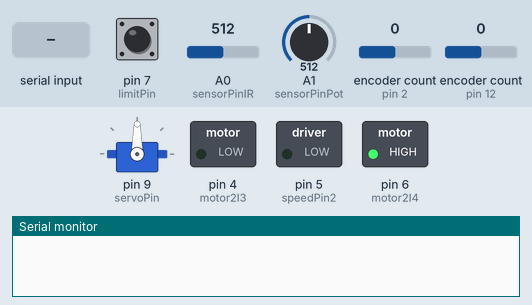
Bench run of a sketch on a simulated Arduino Uno, built with avr-gcc and run on an emulated ATmega328P. Parts: servo, switched loads named in the sketch (green lamp = pin HIGH), the last lines printed to the serial monitor. Inputs (shaded band) come from the test bench; at power-on: pin 7 (limitPin) HIGH, A0 (sensorPinIR) = 512, A1 (sensorPinPot) = 512, encoder count (sensors on pin 2, pin 12) 0. Pins used as bus, display or sensor lines are not drawn.

Above: at 1.2 s.
1.3 s: byte 255 (0xff) received over Serial
2.8 s: pin 7 (limitPin) pulsed LOW 2 times (0.12 s each, 0.3 s apart)
At 4.3 s:
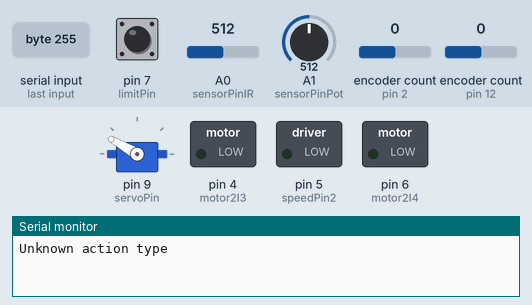
Timing chart, 0 to 5.8 s (numbered marks = the images above; inputs shaded):
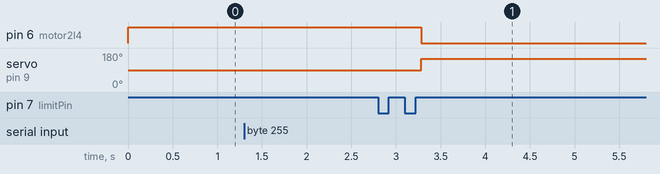

Measured:
- after the input at 2.8 s, pin 6 (motor2I4): HIGH → LOW after 0.49 s; servo on pin 9 (servoPin): 90° → 150° after 0.49 s

The sketch:

combinedMotorLab.ino
```cpp
// Motor Control lab
// Bereket Abraham

#include <Encoder.h>
#include <Bounce2.h>
#include <Servo.h>

int inputMode = 0;
// 0 = GUI, 1 = sensor
#define bufferLen 3
int buffer[bufferLen];
int curr = 0;

// uno: interrupt pins 2,3
//   Best Performance: both pins have interrupt capability
//   Good Performance: only the first pin has interrupt capability
//   Low Performance:  neither pin has interrupt capability
Encoder hallEncoder(2, 3);
Encoder knobEncoder(12, 13);
volatile long hallPos = -999;
long knobPos = -999;

Bounce debouncer = Bounce();
const int limitPin = 7;
int switchMode = HIGH;

// RC Servo Motor
Servo servo;
const int servoPin = 9;
int servoAngle = 0;

// Bipolar Stepper Motor, A4988 Stepper Driver
const int stepperDirPin = A4;
const int stepPin = A5;

// DC Motor, L298N Dual H-Bridge Motor Controller
// Motor 1
// const int motor1I1 = 7;
// const int motor1I2 = 8;
// const int speedPin1 = 9;
// Motor 2
const int motor2I3 = 4;
const int motor2I4 = 6;
const int speedPin2 = 5;

// IR proximity sensor
const int sensorPinIR = A0;
int distanceIR = 0;

// Potentiometer
const int sensorPinPot = A1;
int degreePot = 0;

void setup() {
  Serial.begin(9600);

  // Set internal pull-up on switch
  pinMode(limitPin,INPUT_PULLUP);
  debouncer.attach(limitPin);
  debouncer.interval(5); // interval in ms
  servo.attach(servoPin);

  setupMotor();

  pinMode(stepperDirPin, OUTPUT);
  pinMode(stepPin, OUTPUT);

  for (int i = 0; i < bufferLen; i++) {
    buffer[i] = 0;
  }
}

void loop() {
  hallPos = hallEncoder.read();
  updateMode();

  if (inputMode == 1) {
    readSensors();

  } else if (inputMode == 0) {
    // make sure not to send too many cmds at once
    // val only use first 4 bits
    // message terminated by 0xFF
    while (Serial.available() > 0) {
      int cByte = Serial.read();
      if (cByte == 0xff) {
        char t = (char)buffer[(curr+bufferLen-2) % bufferLen];
        int val = buffer[(curr+bufferLen-1) % bufferLen] << 4;
        val = val + (buffer[curr] & 0x0f);
        performAction(t, val);

      } else {
        curr = (curr + 1) % bufferLen;
        buffer[curr] = cByte;
      }
    }

  } else {
    Serial.println("Unknown mode");
  }
}

void performAction(char type, int value) {
  value = constrain(value, 0, 255);
  //Serial.print(t);
  //Serial.print("  |  ");
  //Serial.println(val);

  switch (type) {
    // Motor 2
    case 'f': // Motor 2 Forward
      digitalWrite(motor2I3, HIGH);
      digitalWrite(motor2I4, LOW);
      analogWrite(speedPin2, value);
      break;
    case 'b': // Motor 2 backward
      digitalWrite(motor2I3, LOW);
      digitalWrite(motor2I4, HIGH);
      analogWrite(speedPin2, value);
      break;
    case 'k': // Motor 2 brake
      digitalWrite(motor2I3, LOW);
      digitalWrite(motor2I4, LOW);
      analogWrite(speedPin2, 0);
      break;

    case 's': // Set servo angle (0-180)
      value = constrain(value, 0, 180);
      servo.write(value); // 180-value
      delay(15);
      break;

    case 'p': // Stepper motor forwards
      digitalWrite(stepperDirPin, HIGH);
      executeSteps(value);
      break;
    case 'q': // Stepper motor backwards
      digitalWrite(stepperDirPin, LOW);
      executeSteps(value);
      break;

    case 'r': // Reset encoders
      hallEncoder.write(0);
      knobEncoder.write(0);
      break;

    default:
      Serial.println("Unknown action type");
  }
}

void updateMode() {
  debouncer.update();
  int switchNew = debouncer.read();
  // LOW == depressed, on rising edge
  if (switchMode == LOW && switchNew == HIGH) {
    inputMode = (inputMode + 1) % 2;
    performAction('r', 0);
  }
  switchMode = switchNew;
}

void readSensors() {
  long knobNew;
  int switchNew, irNew, potNew;

  knobNew = knobEncoder.read();
  if (knobNew != knobPos) {
    // TODO: calculate stepper steps
    long diff = knobNew - knobPos;
    char t = 'p';
    if (diff < 0) {
      t = 'q';
    }
    performAction(t, abs(diff)*20);
    knobPos = knobNew;
  }

  // IR Proximity Sensor, 10-80
  irNew = transferIR( analogRead(sensorPinIR) );
  if (irNew != distanceIR) {
    distanceIR = irNew;
    if (irNew < 15) {
      performAction('k', 0);
    } else {
      irNew = map(irNew, 10,80, 0,255);
      performAction('f', irNew);
    }
  }

  // Potentiometer
  potNew = mapRotary( analogRead(sensorPinPot) );
  if (abs(potNew - degreePot) > 5) {
    degreePot = potNew;
    performAction('s', potNew);
  }
}

// send Stepper pulse train
void executeSteps(int steps) {
  for(int i = 0; i < steps; i++) {
    digitalWrite(stepPin, HIGH);
    delayMicroseconds(500);
    digitalWrite(stepPin, LOW);
    delayMicroseconds(500);
  }
  delay(100);
}

void setupMotor() {
  // L298N Dual H-Bridge Motor Controller Pins
  // pinMode(motor1I1,OUTPUT);
  // pinMode(motor1I2,OUTPUT);
  // pinMode(speedPin1,OUTPUT);
  pinMode(motor2I3,OUTPUT);
  pinMode(motor2I4,OUTPUT);
  pinMode(speedPin2,OUTPUT);
  // defaults
  // analogWrite(speedPin1, 0);
  analogWrite(speedPin2, 0);
  // digitalWrite(motor1I1, LOW);
  // digitalWrite(motor1I2, HIGH);
  digitalWrite(motor2I3, LOW);
  digitalWrite(motor2I4, HIGH);
}

int mapAnalog(int value) {
  return map(value, 0, 1023, 0, 5000);
}

int transferIR(int voltage) {
  return (1 / (0.00023914 * voltage - 0.0100251467)) + 1;
}

int mapRotary(int value) {
  return map(value, 0, 1023, 0, 300);
}
```
